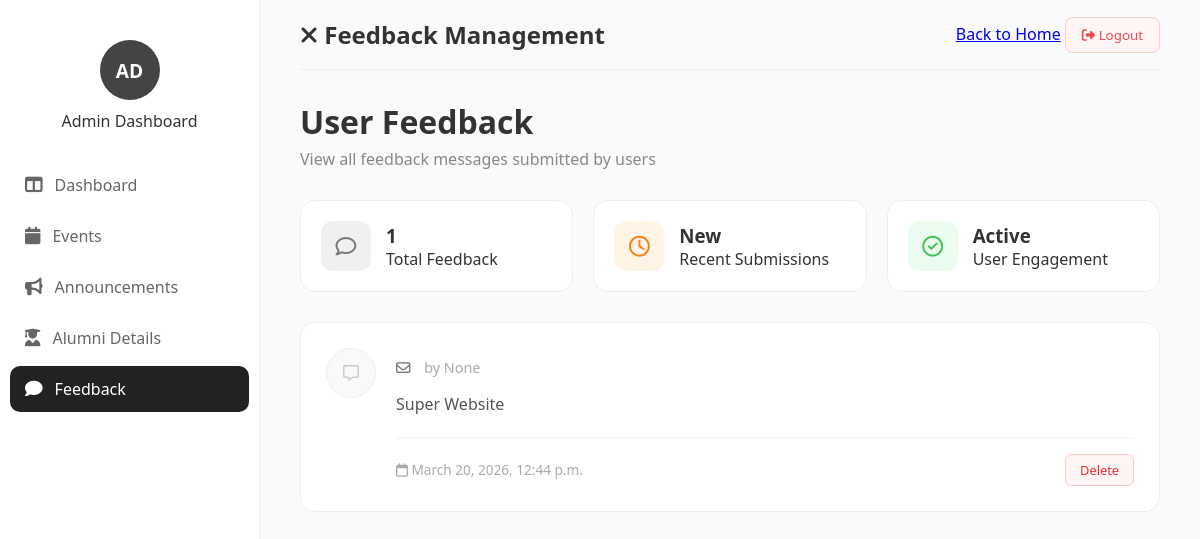
Page /alumni_app/admin/feedback/ (signed in) on the committed database.
### Alumni_app/models.py (models this page shows, shortened)
class Feedback(models.Model):
    user = models.ForeignKey(User, on_delete=models.CASCADE, null=True, blank=True)
    name = models.CharField(max_length=100, null=True, blank=True)
    message = models.TextField()
    created_at = models.DateTimeField(auto_now_add=True)

### Alumni_app/views.py (the view)
# urls.py: path('admin/feedback/', views.admin_feedback, name='admin_feedback'),
@login_required
def admin_feedback(request):
    feedbacks = Feedback.objects.all().order_by('-created_at')
    return render(request, "admin_feedback.html", {"feedbacks": feedbacks})

### Alumni_app/templates/admin_feedback.html (shortened to what this page needs)
{% load static %}
<!DOCTYPE html>
<html lang="en">
<head>
    <link rel="stylesheet" href="{% static 'admin_feedback.css' %}">
    <link rel="stylesheet" href="https://cdnjs.cloudflare.com/ajax/libs/font-awesome/6.5.0/css/all.min.css">
</head>
<body>
    <div class="dashboard-container">
        <div class="sidebar">
            <div class="admin-profile">
                <div class="circle">AD</div>
                <p>Admin Dashboard</p>
            </div>
            <ul class="menu">
                <li><a href="{% url 'admin_dashboard' %}"><i class="fa-solid fa-table-columns"></i> Dashboard</a></li>
                <li><a href="{% url 'admin_events' %}"><i class="fa-solid fa-calendar"></i> Events</a></li>
                <li><a href="{% url 'announcements_page' %}"><i class="fa-solid fa-bullhorn"></i> Announcements</a></li>
                <li><a href="{% url 'admin_view_alumni' %}"><i class="fa-solid fa-user-graduate"></i> Alumni Details</a></li>
                <li class="active"><a href="{% url 'admin_feedback' %}"><i class="fa-solid fa-comment"></i> Feedback</a></li>
            </ul>
        </div>
        <div class="main-content">
            <div class="topbar">
                <h2><i class="fa-solid fa-xmark"></i> Feedback Management</h2>
                <div class="top-links">
                    <a href="{% url 'admin_dashboard' %}">Back to Home</a>
                    <a href="{% url 'logout' %}">
    <button class="logout">
        <i class="fa-solid fa-right-from-bracket"></i> Logout
    </button>
</a>
                </div>
            </div>
            <div class="feedback-header">
                <h1>User Feedback</h1>
                <p>View all feedback messages submitted by users</p>
            </div>
            <div class="stats-container">
                <div class="stat-box">
                    <div class="stat-icon gray"><i class="fa-regular fa-comment"></i></div>
                    <div>
                        <h3>{{ feedbacks.count }}</h3>
                        <p>Total Feedback</p>
                    </div>
                </div>
                <div class="stat-box">
                    <div class="stat-icon orange"><i class="fa-regular fa-clock"></i></div>
                    <div>
                        <h3>New</h3>
                        <p>Recent Submissions</p>
                    </div>
                </div>
                <div class="stat-box">
                    <div class="stat-icon green"><i class="fa-regular fa-circle-check"></i></div>
                    <div>
                        <h3>Active</h3>
                        <p>User Engagement</p>
                    </div>
                </div>
            </div>
            <div class="feedback-list">
                {% for f in feedbacks %}
                <div class="feedback-card">
                    <div class="feedback-icon">
                        <i class="fa-regular fa-message"></i>
                    </div>
                    <div class="feedback-content">
                        <div class="user-info">
                            <i class="fa-regular fa-envelope"></i> {{f.email}}
                            <span class="user-name">by {{f.name}}</span>
                        </div>
                        <p class="feedback-message">{{f.message}}</p>
                        <hr>
                        <div class="feedback-footer">
                            <div class="feedback-date">
                                <i class="fa-regular fa-calendar"></i> {{f.created_at}}
                            </div>
                            <div class="card-actions">
                                <button class="btn-sm danger" onclick="deleteAnnouncement('{{a.id}}')">Delete</button>
                            </div>
                        </div>
                    </div>
                </div>
                {% empty %}
                <div class="empty-state">
                    <p>No feedback messages available.</p>
                </div>
                {% endfor %}
            </div>
        </div>
    </div>
</body>
</html>

### Alumni_app/static/admin_feedback.css (style rules this page uses)
* { margin: 0; padding: 0; box-sizing: border-box; font-family: 'Segoe UI', Tahoma, Geneva, Verdana, sans-serif; }
body { background-color: #f9fafb; color: #333; }
.dashboard-container { display: flex; min-height: 100vh; }
.sidebar { width: 260px; background: #ffffff; border-right: 1px solid #eee; position: fixed; height: 100vh; padding-top: 20px; }
.admin-profile { text-align: center; padding: 20px 0; }
.circle { width: 60px; height: 60px; background: #444; color: white; border-radius: 50%; display: flex; align-items: center; justify-content: center; margin: 0 auto 10px; font-weight: bold; font-size: 1.2rem; }
.menu { list-style: none; padding: 10px; }
.menu li { margin-bottom: 5px; }
.menu li a { text-decoration: none; color: #666; display: flex; align-items: center; padding: 12px 15px; border-radius: 10px; font-weight: 500; }
.menu li.active a { background: #222; color: #fff; }
.menu li a i { margin-right: 12px; font-size: 1.1rem; }
.main-content { flex: 1; margin-left: 260px; padding: 0 40px 40px; }
.topbar { height: 70px; display: flex; justify-content: space-between; align-items: center; border-bottom: 1px solid #eee; margin-bottom: 30px; }
.logout { background: #fff5f5; color: #eb4d4b; border: 1px solid #ffcccc; padding: 8px 16px; border-radius: 8px; cursor: pointer; }
.feedback-header h1 { font-size: 2rem; margin-bottom: 5px; }
.feedback-header p { color: #888; margin-bottom: 30px; }
.stats-container { display: grid; grid-template-columns: repeat(3, 1fr); gap: 20px; margin-bottom: 30px; }
.stat-box { background: white; padding: 20px; border-radius: 15px; border: 1px solid #eee; display: flex; align-items: center; gap: 15px; }
.stat-icon { width: 50px; height: 50px; border-radius: 12px; display: flex; align-items: center; justify-content: center; font-size: 1.3rem; }
.stat-icon.gray { background: #f0f0f0; color: #777; }
.stat-icon.orange { background: #fff4e6; color: #fd7e14; }
.stat-icon.green { background: #ebfbee; color: #40c057; }
.feedback-list { display: flex; flex-direction: column; gap: 20px; }
.feedback-card { background: white; border-radius: 15px; padding: 25px; border: 1px solid #eee; display: flex; gap: 20px; }
.feedback-icon { width: 50px; height: 50px; background: #f8f9fa; border: 1px solid #eee; border-radius: 50%; display: flex; align-items: center; justify-content: center; color: #ccc; flex-shrink: 0; }
.feedback-content { flex: 1; }
.user-info { font-size: 0.9rem; color: #777; margin-bottom: 15px; }
.user-name { margin-left: 10px; color: #aaa; }
.feedback-message { color: #555; line-height: 1.6; margin-bottom: 20px; }
hr { border: none; border-top: 1px solid #f0f0f0; margin-bottom: 15px; }
.feedback-footer { display: flex; justify-content: space-between; align-items: center; }
.feedback-date { color: #aaa; font-size: 0.85rem; }
.btn-sm { padding: 6px 14px; border-radius: 6px; border: 1px solid #eee; background: white; cursor: pointer; font-size: 0.8rem; margin-left: 5px; }
.btn-sm.danger { color: #e03131; border-color: #ffc9c9; background: #fff5f5; }

### rows in the picture
Feedback: name "None", message "Super Website", created_at "March 20, 2026, 12:44 p.m."

### other values in the picture
{{ feedbacks.count }} "1"
